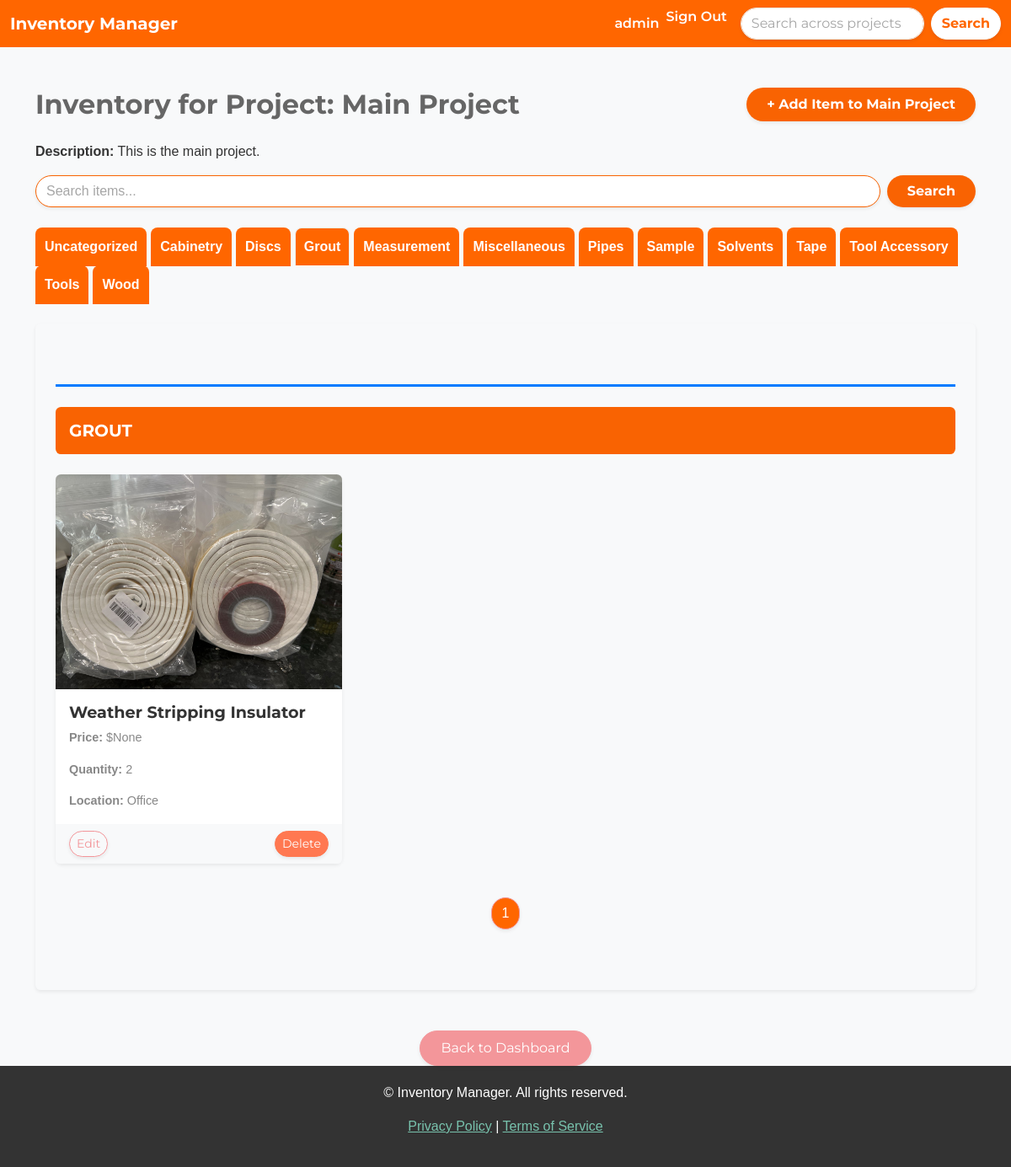
The page /project/7/inventory/?page_Grout=1&active_category=Grout (signed in) on the database its author committed.
### inventory/models.py (models this page shows, shortened)
class Project(models.Model):
	name = models.CharField(max_length=200)
	description = models.TextField(blank=True, null=True)
	user = models.ForeignKey(User, on_delete=models.CASCADE)
	date_created = models.DateTimeField(auto_now_add=True)

class Category(models.Model):
    name = models.CharField(max_length=200)
    class Meta:
        verbose_name_plural = 'categories'
        ordering = ['name']  # Ensure categories are listed in alphabetical order

class InventoryItem(models.Model):
    name = models.CharField(max_length=200)
    quantity = models.IntegerField()
    category = models.ForeignKey('Category', on_delete=models.SET_NULL, blank=True, null=True)
    price = models.DecimalField(max_digits=10, decimal_places=2, blank=True, null=True)
    date_created = models.DateTimeField(auto_now_add=True)
    user = models.ForeignKey(User, on_delete=models.CASCADE)
    project = models.ForeignKey(Project, on_delete=models.CASCADE, related_name="inventory_items", blank=False, null=False)
    image = models.ImageField(upload_to='inventory_images/', null=True, blank=True)
    location = models.ForeignKey('Location', on_delete=models.SET_NULL, blank=True, null=True)

class Location(models.Model):
    name = models.CharField(max_length=100)

### inventory/views.py (the view)
# urls.py: path('project/<int:project_id>/inventory/', ProjectInventoryView.as_view(), name='project_inventory'),  # Inventory page for each project
class ProjectInventoryView(LoginRequiredMixin, View):
    template_name = 'inventory/project_inventory.html'
    def get(self, request, project_id):
        project = get_object_or_404(Project, id=project_id)
        search_query = request.GET.get('search', '')
        items = InventoryItem.objects.filter(project=project)
        if search_query:
            items = items.filter(name__icontains=search_query)
        items = items.order_by('category__name', 'name')
        paginated_inventory = {}
        items_per_page = 9
        for item in items:
            category = item.category.name if item.category else 'Uncategorized'
            if category not in paginated_inventory:
                paginated_inventory[category] = []
            paginated_inventory[category].append(item)
        category_pages = {}
        active_category = request.GET.get('active_category', list(paginated_inventory.keys())[0])  # Default to first category
        for category, item_list in paginated_inventory.items():
            paginator = Paginator(item_list, items_per_page)
            page_number = request.GET.get(f'page_{category}', 1)
            category_pages[category] = paginator.get_page(page_number)
        return render(request, self.template_name, {
            'project': project,
            'grouped_inventory': category_pages,
            'active_category': active_category,
        })

### inventory/templates/inventory/project_inventory.html (shortened to what this page needs)
{% extends 'inventory/base.html' %}
{% load crispy_forms_tags %}
{% block content %}
    <div class="container mt-5">
        <div class="d-flex justify-content-between align-items-center mb-4">
            <h2 class="mb-0" style="color: var(--dark-grey); font-weight: bold;">Inventory for Project: {{ project.name }}</h2>
            <a href="{% url 'add-item-to-project' project.id %}" class="btn btn-primary rounded-pill px-4 py-2 shadow-sm">+ Add Item to {{ project.name }}</a>
        </div>
        <p><strong>Description:</strong> {{ project.description }}</p>
        <form method="GET" action="{% url 'project_inventory' project.id %}" class="mb-4 d-flex" style="gap: 8px;">
            <input type="text" name="search" placeholder="Search items..." value="{{ request.GET.search }}" class="form-control rounded-pill shadow-sm" style="border: 1px solid var(--primary-color);">
            <button type="submit" class="btn btn-primary rounded-pill shadow-sm px-4">Search</button>
        </form>
        <div class="category-tabs mb-4">
            <ul class="nav nav-tabs border-0" style="font-weight: bold;">
                {% for category, items in grouped_inventory.items %}
                    <li class="nav-item">
                        <a class="nav-link {% if category == active_category %}active{% endif %}"
                           data-bs-toggle="tab" href="#category_{{ forloop.counter }}"
                           onclick="setActiveCategory('{{ category }}')"
                           style="color: #FFFFFF; background-color: #FF6600; border-radius: 8px 8px 0 0; padding: 10px; margin-right: 5px; text-align: center;">
                            {{ category }}
                        </a>
                    </li>
                {% endfor %}
            </ul>
        </div>
        <div class="card shadow-sm p-4 mb-5 rounded" style="border: none; background-color: var(--light-grey);">
            <div class="tab-content">
                {% if grouped_inventory %}
                    {% for category, items in grouped_inventory.items %}
                        <div class="tab-pane fade {% if category == active_category %}show active{% endif %}" id="category_{{ forloop.counter }}">
                            <div class="category-section my-5">
                                <h5 class="category-title p-3 rounded" style="background-color: var(--primary-color); color: white; font-weight: bold;">
                                    {{ category }}
                                </h5>
                                <div class="row mt-4">
                                    {% for item in items %}
                                        <div class="col-md-4 col-sm-6 mb-4">
                                            <div class="card h-100 shadow-sm" style="border-radius: 8px;">
                                                {% if item.image %}
                                                    <img src="{{ item.image.url }}" class="card-img-top rounded-top" alt="{{ item.name }}">
                                                {% else %}
                                                    <img src="https://via.placeholder.com/150" class="card-img-top rounded-top" alt="Placeholder Image">
                                                {% endif %}
                                                <div class="card-body">
                                                    <h5 class="card-title" style="color: var(--secondary-color); font-weight: bold;">{{ item.name }}</h5>
                                                    <p class="card-text"><strong>Price:</strong> ${{ item.price }}</p>
                                                    <p class="card-text"><strong>Quantity:</strong> {{ item.quantity }}</p>
                                                    {% if item.location %}
                                                        <p class="card-text"><strong>Location:</strong> {{ item.location.name }}</p>
                                                    {% else %}
                                                        <p class="card-text"><strong>Location:</strong> Not specified</p>
                                                    {% endif %}
                                                </div>
                                                <div class="card-footer d-flex justify-content-between" style="background-color: var(--light-grey); border-top: none;">
                                                    <a href="{% url 'edit-item' item.id %}" class="btn btn-outline-secondary btn-sm rounded-pill shadow-sm">Edit</a>
                                                    <a href="{% url 'delete-item' item.id %}" class="btn btn-danger btn-sm rounded-pill shadow-sm">Delete</a>
                                                </div>
                                            </div>
                                        </div>
                                    {% endfor %}
                                </div>
                                <div class="pagination-controls mt-3">
                                    <nav aria-label="Page navigation">
                                        <ul class="pagination justify-content-center">
                                            {% for num in items.paginator.page_range %}
                                                <li class="page-item {% if items.number == num %}active{% endif %}">
                                                    <a class="page-link rounded-pill shadow-sm {% if items.number == num %}text-white{% else %}text-dark{% endif %}"
                                                       href="?page_{{ category }}={{ num }}&active_category={{ category }}"
                                                       style="{% if items.number == num %} background-color: #ff6600; color: white; {% else %} background-color: #f5f5f5; color: #444444; border: 1px solid #e0e0e0; {% endif %}">
                                                        {{ num }}
                                                    </a>
                                                </li>
                                            {% endfor %}
                                        </ul>
                                    </nav>
                                </div>
                            </div>
                        </div>
                    {% endfor %}
                {% else %}
                    <p style="color: var(--dark-grey);">No inventory items available for this project.</p>
                {% endif %}
            </div>
        </div>
        <div class="d-flex justify-content-center mt-4">
            <a href="{% url 'dashboard' %}" class="btn btn-secondary rounded-pill px-4 py-2 shadow-sm">Back to Dashboard</a>
        </div>
    </div>
{% endblock %}

### inventory/templates/inventory/navigation.html (shortened to what this page needs)
<nav class="navbar navbar-expand-lg" style="background-color: #FF6600;">
    <div class="container-fluid">
        <a class="navbar-brand text-white fw-bold" href="{% url 'dashboard' %}">Inventory Manager</a>
        <div class="collapse navbar-collapse justify-content-end" id="navbarNav">
            <ul class="navbar-nav">
                {% if user.is_authenticated %}
                    <li class="nav-item">
                        <a class="nav-link text-white fw-semibold" href="#">{{ user.username }}</a>
                    </li>
                    <li class="nav-item">
                        <form method="POST" action="{% url 'logout' %}" style="display:inline;">
                            <button type="submit" class="nav-link text-white fw-semibold" style="background:none; border:none; padding:0; color:inherit; cursor:pointer;">
                                Sign Out
                            </button>
                        </form>
                    </li>
                {% endif %}
            </ul>
            <form method="GET" action="{% url 'search_results' %}" class="d-flex ms-3">
                <input class="form-control me-2 rounded-pill shadow-sm" type="search" name="search" placeholder="Search across projects..." aria-label="Search" value="{{ request.GET.search }}">
                <button class="btn btn-light rounded-pill shadow-sm fw-bold" type="submit" style="background-color: #FFFFFF; color: #FF6600;">Search</button>
            </form>
        </div>
    </div>
</nav>

### inventory/static/css/style.css (style rules this page uses)
.category-section { border-top: 3px solid #007bff; padding-top: 1.5rem; margin-top: 2rem; }
.category-title { font-size: 1.25rem; text-transform: uppercase; font-weight: bold; background-color: #007bff; color: white; padding: 0.75rem 1rem; border-radius: 5px; }
:root { --primary-color: #f96302; --secondary-color: #333333; --light-grey: #f8f9fa; --dark-grey: #666666; --accent-color: #ffb732; }
body { font-family: Arial, sans-serif; color: var(--secondary-color); background-color: var(--light-grey); }
.navbar { background-color: var(--primary-color); color: white; }
.nav-link, .navbar-brand { color: white !important; font-weight: bold; }
h1, h2, h3, h4, h5, h6 { color: var(--dark-grey); font-weight: bold; }
.card { border: none; box-shadow: 0px 4px 8px rgba(0, 0, 0, 0.1); border-radius: 8px; }
.card-title { font-size: 1.2rem; color: var(--secondary-color); }
.card-body p { font-size: 0.9rem; }
.btn-primary { background-color: var(--primary-color); border: none; color: white; font-weight: bold; }
.form-control { border-radius: 20px; }

### rows shown on the page
Project: name "Main Project", description "This is the main project."
Category: grouped_inventory "Cabinetry"
Category: grouped_inventory "Discs"
Category: grouped_inventory "Grout", grouped_inventory "GROUT"
Category: grouped_inventory "Measurement"
Category: grouped_inventory "Miscellaneous"
Category: grouped_inventory "Pipes"
Category: grouped_inventory "Sample"
Category: grouped_inventory "Solvents"
Category: grouped_inventory "Tape"
Category: grouped_inventory "Tool Accessory"
Category: grouped_inventory "Tools"
Category: grouped_inventory "Wood"
InventoryItem: image (picture), name "Weather Stripping Insulator", price "None", quantity "2", location.name "Office"

### other values the page prints
{{ user.username }} "admin"
{{ category }} "Uncategorized"
{{ num }} "1"
